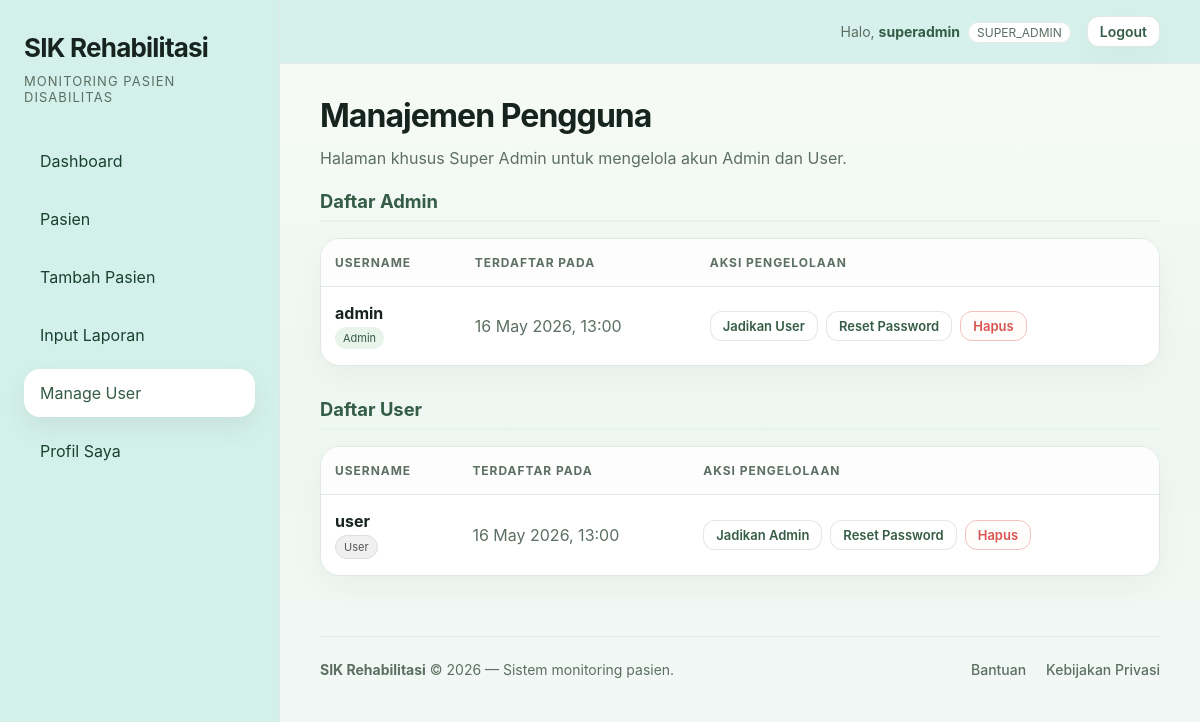
The page /manage-users.php (signed in) on the database its author committed.
### tables this page shows
CREATE TABLE IF NOT EXISTS users (
    id INT AUTO_INCREMENT PRIMARY KEY,
    username VARCHAR(50) NOT NULL UNIQUE,
    password VARCHAR(255) NOT NULL,
    role ENUM('super_admin', 'admin', 'user') NOT NULL DEFAULT 'user',
    created_at TIMESTAMP DEFAULT CURRENT_TIMESTAMP
);

### includes/functions.php (called while the page is built, shortened)
<?php
function h(?string $value): string
{
    return htmlspecialchars((string)$value, ENT_QUOTES, 'UTF-8');
}
?>

### manage-users.php (the view, shortened to what this page needs)
<?php
require 'includes/db.php';
require 'includes/functions.php';
$admins = $pdo->query("SELECT * FROM users WHERE role = 'admin' ORDER BY id DESC")->fetchAll();
$users = $pdo->query("SELECT * FROM users WHERE role = 'user' ORDER BY id DESC")->fetchAll();
require 'includes/header.php';
?>
<div class="page-title">
    <h2>Manajemen Pengguna</h2>
    <p>Halaman khusus Super Admin untuk mengelola akun Admin dan User.</p>
</div>
<section class="mt-18">
    <h3 class="section-title">Daftar Admin</h3>
    <div class="card" style="padding: 0; overflow: hidden;">
        <div class="table-wrapper" style="border: none; border-radius: 0;">
            <table class="table">
                <thead style="background: #fdfdfd;">
                    <tr>
                        <th>Username</th>
                        <th>Terdaftar Pada</th>
                        <th>Aksi Pengelolaan</th>
                    </tr>
                </thead>
                <tbody>
                    <?php if (empty($admins)): ?>
                        <tr><td colspan="3" style="text-align: center; color: var(--muted);">Tidak ada admin terdaftar.</td></tr>
                    <?php else: ?>
                        <?php foreach ($admins as $u): ?>
                        <tr>
                            <td>
                                <strong><?= h($u['username']) ?></strong><br>
                                <span class="badge" style="margin-top: 4px; padding: 4px 8px; font-size: 11px;">Admin</span>
                            </td>
                            <td class="muted"><?= h(date('d M Y, H:i', strtotime($u['created_at']))) ?></td>
                            <td>
                                <div style="display: flex; gap: 8px;">
                                    <form method="post" style="margin: 0;" onsubmit="return confirm('Turunkan pengguna ini menjadi User biasa?\nMereka tidak akan bisa menambah/mengubah data pasien lagi.')">
                                        <button type="submit" class="btn btn-secondary" style="padding: 6px 12px; font-size: 13px;">Jadikan User</button>
                                    </form>
                                    <button type="button" class="btn btn-secondary" style="padding: 6px 12px; font-size: 13px;" onclick="openPasswordModal(<?= $u['id'] ?>, '<?= h($u['username']) ?>')">Reset Password</button>
                                    <form method="post" style="margin: 0;" onsubmit="return confirm('PERINGATAN!\nAnda yakin ingin menghapus akun Admin ini secara permanen?')">
                                        <button type="submit" class="btn btn-secondary" style="padding: 6px 12px; font-size: 13px; color: var(--danger); border-color: #f3c1be; background: #fffcfc;">Hapus</button>
                                    </form>
                                </div>
                            </td>
                        </tr>
                        <?php endforeach; ?>
                    <?php endif; ?>
                </tbody>
            </table>
        </div>
    </div>
</section>
<section class="mt-18" style="margin-top: 32px;">
    <h3 class="section-title">Daftar User</h3>
    <div class="card" style="padding: 0; overflow: hidden;">
        <div class="table-wrapper" style="border: none; border-radius: 0;">
            <table class="table">
                <thead style="background: #fdfdfd;">
                    <tr>
                        <th>Username</th>
                        <th>Terdaftar Pada</th>
                        <th>Aksi Pengelolaan</th>
                    </tr>
                </thead>
                <tbody>
                    <?php if (empty($users)): ?>
                        <tr><td colspan="3" style="text-align: center; color: var(--muted);">Tidak ada user terdaftar.</td></tr>
                    <?php else: ?>
                        <?php foreach ($users as $u): ?>
                        <tr>
                            <td>
                                <strong><?= h($u['username']) ?></strong><br>
                                <span class="badge" style="margin-top: 4px; padding: 4px 8px; font-size: 11px; background: #f0f0f0; color: #555; border: 1px solid #ddd;">User</span>
                            </td>
                            <td class="muted"><?= h(date('d M Y, H:i', strtotime($u['created_at']))) ?></td>
                            <td>
                                <div style="display: flex; gap: 8px;">
                                    <form method="post" style="margin: 0;" onsubmit="return confirm('Naikkan pengguna ini menjadi Admin?\nMereka akan memiliki akses untuk menambah dan mengubah data medis.')">
                                        <button type="submit" class="btn btn-secondary" style="padding: 6px 12px; font-size: 13px;">Jadikan Admin</button>
                                    </form>
                                    <button type="button" class="btn btn-secondary" style="padding: 6px 12px; font-size: 13px;" onclick="openPasswordModal(<?= $u['id'] ?>, '<?= h($u['username']) ?>')">Reset Password</button>
                                    <form method="post" style="margin: 0;" onsubmit="return confirm('PERINGATAN!\nAnda yakin ingin menghapus akun User ini secara permanen?')">
                                        <button type="submit" class="btn btn-secondary" style="padding: 6px 12px; font-size: 13px; color: var(--danger); border-color: #f3c1be; background: #fffcfc;">Hapus</button>
                                    </form>
                                </div>
                            </td>
                        </tr>
                        <?php endforeach; ?>
                    <?php endif; ?>
                </tbody>
            </table>
        </div>
    </div>
</section>
<?php require 'includes/footer.php'; ?>

### css/style.css (style rules this page uses)
:root { --primary: #4a7d5d; --primary-dark: #355c46; --primary-light: #e8f3ea; --surface: #ffffff; --bg: #f7fbf8; --text: #17231e; --muted: #5c6f62; --border: #dfe8e2; --danger: #d9534f; --warning: #eb9a3d; --success: #2d8b55; --shadow: 0 10px 30px rgba(23, 39, 31, 0.04); }
* { box-sizing: border-box; }
html { scroll-behavior: smooth; }
body { margin: 0; min-height: 100vh; font-family: 'Inter', system-ui, -apple-system, BlinkMacSystemFont, 'Segoe UI', sans-serif; background: linear-gradient(180deg, #f8fbf7 0%, #eef7f1 45%, #f3f8f6 100%); color: var(--text); }
button, input, select, textarea { font: inherit; }
.main > * { animation: fadeInUp 0.5s cubic-bezier(0.2, 0.8, 0.2, 1) backwards; }
.main > *:nth-child(2) { animation-delay: 0.2s; }
.main > *:nth-child(3) { animation-delay: 0.3s; }
.main > *:nth-child(4) { animation-delay: 0.4s; }
.page-title h2 { margin: 0; font-size: clamp(2rem, 2.6vw, 3rem); letter-spacing: -0.03em; }
.page-title p { margin: 10px 0 0; color: var(--muted); max-width: 680px; line-height: 1.7; }
.badge { display: inline-flex; align-items: center; gap: 8px; padding: 8px 14px; border-radius: 999px; font-size: 13px; background: var(--primary-light); color: var(--primary-dark); }
.card { background: var(--surface); border: 1px solid var(--border); border-radius: 20px; padding: 28px; box-shadow: var(--shadow); transition: transform 0.3s ease, box-shadow 0.3s ease; }
.muted { color: var(--muted); }
.table-wrapper { overflow-x: auto; background: var(--surface); border-radius: 16px; border: 1px solid var(--border); }
.table { width: 100%; min-width: 720px; border-collapse: separate; border-spacing: 0; }
.table th, .table td { padding: 16px 14px; border-bottom: 1px solid rgba(223, 232, 226, 0.95); text-align: left; }
.table tbody tr:last-child td { border-bottom: none; }
.table th { color: var(--muted); font-size: 12px; text-transform: uppercase; letter-spacing: 0.08em; }
.section-title { font-size: 1.15rem; color: var(--primary-dark); margin: 24px 0 16px; border-bottom: 2px solid var(--primary-light); padding-bottom: 8px; }
.section-title:first-child { margin-top: 0; }
.btn { border: 0; border-radius: 12px; padding: 14px 18px; font-weight: 600; cursor: pointer; transition: transform 0.2s ease, background 0.2s ease, box-shadow 0.2s ease; }
.btn-secondary { background: #ffffff; border: 1px solid rgba(223, 232, 226, 0.95); color: var(--primary-dark); }
.mt-18 { margin-top: 18px; }

### rows shown on the page
users: username "admin", created_at "16 May 2026, 13:00"
users: username "user", created_at "16 May 2026, 13:00"

### other values the page prints
$_SESSION['username'] "superadmin"
$_SESSION['role'] "SUPER_ADMIN"
